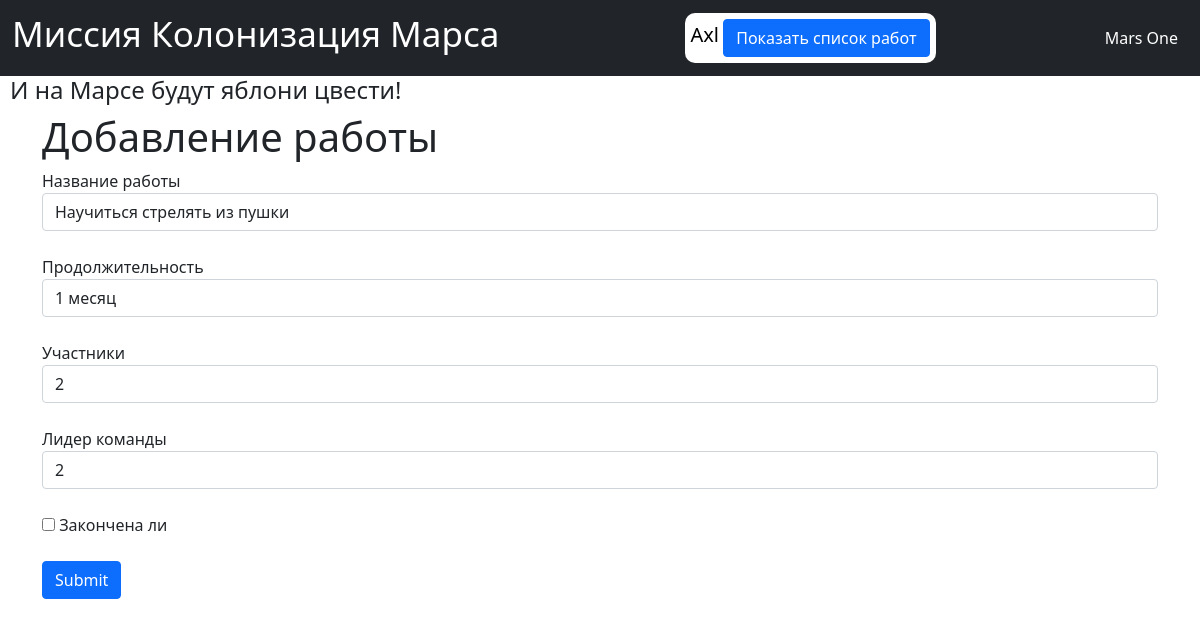
The app's page /edit_job/2 (signed in) with its own data.
### data/users.py (models this page shows, shortened)
class User(SqlAlchemyBase, UserMixin):
    __tablename__ = 'users'
    id = sqlalchemy.Column(sqlalchemy.Integer, primary_key=True, autoincrement=True)
    surname = sqlalchemy.Column(sqlalchemy.String, nullable=True)
    name = sqlalchemy.Column(sqlalchemy.String, nullable=True)
    age = sqlalchemy.Column(sqlalchemy.Integer, nullable=True)
    position = sqlalchemy.Column(sqlalchemy.String, nullable=True)
    speciality = sqlalchemy.Column(sqlalchemy.String, nullable=True)
    email = sqlalchemy.Column(sqlalchemy.String, index=True, unique=True, nullable=True)
    address = sqlalchemy.Column(sqlalchemy.String, nullable=True)
    hashed_password = sqlalchemy.Column(sqlalchemy.String, nullable=True)
    modified_date = sqlalchemy.Column(sqlalchemy.DateTime, default=datetime.datetime.now)

### data/jobs.py (models this page shows, shortened)
class Jobs(SqlAlchemyBase):
    __tablename__ = 'jobs'
    id = sqlalchemy.Column(sqlalchemy.Integer, primary_key=True, autoincrement=True)
    job = sqlalchemy.Column(sqlalchemy.String, nullable=True)
    work_size = sqlalchemy.Column(sqlalchemy.Integer, nullable=True, default=0)
    collaborators = sqlalchemy.Column(sqlalchemy.String, nullable=True)
    start_date = sqlalchemy.Column(sqlalchemy.DateTime, default=datetime.datetime.now)
    end_start = sqlalchemy.Column(sqlalchemy.DateTime, default=datetime.datetime.now)
    is_finished = sqlalchemy.Column(sqlalchemy.Boolean, default=True)
    team_leader = sqlalchemy.Column(sqlalchemy.Integer, sqlalchemy.ForeignKey('users.id'))
    user = orm.relation('User')

### main.py (the view, shortened to what this page needs)
@app.route('/edit_job/<int:id>', methods=['GET', 'POST'])
@login_required
def edit_news(id):
    form = AddJobForm()
    if request.method == "GET":
        db_sess = db_session.create_session()
        jobs = db_sess.query(Jobs).filter(
            (Jobs.id == id), (Jobs.user == current_user) | (current_user.id == 1)).first()
        if jobs:
            form.job.data = jobs.job
            form.work_size.data = jobs.work_size
            form.collaborators.data = jobs.collaborators
            form.team_leader.data = jobs.team_leader
            form.is_finished.data = jobs.is_finished
        else:
            abort(404)
    return render_template('add_job_form.html', title='Редактирование новости', form=form)

### data/add_job_form.py
class AddJobForm(FlaskForm):
    job = StringField('Название работы', validators=[DataRequired()])
    work_size = StringField('Продолжительность', validators=[DataRequired()])
    collaborators = StringField('Участники', validators=[DataRequired()])
    is_finished = BooleanField('Закончена ли')
    team_leader = IntegerField('Лидер команды', validators=[DataRequired()])
    submit = SubmitField('Submit')

### data/db_session.py (called while the page is built)
def create_session() -> Session:
    global __factory
    return __factory()

### main.py (called while the page is built)
@login_manager.user_loader
def load_user(user_id):
    db_sess = db_session.create_session()
    return db_sess.query(User).get(user_id)

### templates/add_job_form.html (shortened to what this page needs)
{% extends "base.html" %}
{% block content %}
<div class="container">
    <h1>Добавление работы</h1>
    <form action="" method="post">
        <span>
            {{ form.job.label }}<br>
            {{ form.job(class="form-control", type="job") }}<br>
        </span>
        <span>
            {{ form.work_size.label }}<br>
            {{ form.work_size(class="form-control", type="work_size") }}<br>
        </span>
        <span>
            {{ form.collaborators.label }}<br>
            {{ form.collaborators(class="form-control", type="collaborators") }}<br>
        </span>
        <span>
            {{ form.team_leader.label }}<br>
            {{ form.team_leader(class="form-control", type="team_leader") }}<br>
        </span>
        <span>{{ form.is_finished() }} {{ form.is_finished.label }}</span><br><br>
        <span>{{ form.submit(type="submit", class="btn btn-primary") }}</span>
    </form>
</div>
{% endblock %}

### templates/base.html (shortened to what this page needs)
<!DOCTYPE html>
<html lang="en">
<head>
    <link href="https://cdn.jsdelivr.net/npm/bootstrap@5.0.0-beta2/dist/css/bootstrap.min.css" rel="stylesheet"
>
</head>
<body>
<nav class="navbar navbar-dark bg-dark">
    <div class="container-fluid">
        <a href="http://127.0.0.1:5000/" style="text-decoration: none"><h1 class="navbar-brand" style="font-size: 35px">
            Миссия Колонизация Марса</h1></a>
        <div style="background-color: white; border-radius: 10px; max-width: 900px; height: 50px; padding: 6px">
            {% if current_user.is_authenticated %}
            <a href="/logout" style="color: black; text-decoration: none; font-size: 20px">{{ current_user.name }}</a>
            <button type="button" class="btn btn-primary" style="">
                <a href="http://127.0.0.1:5000/get_jobs" style="color: white; text-decoration: none;">
                    Показать список работ</a>
            </button>
            {% endif %}
        </div>
        <div class="navbar-text" style="color: white; padding-right: 10px">
            <a href="http://127.0.0.1:5000" style="text-decoration: none;">Mars One</a>
        </div>
    </div>
</nav>
<h4 class="apple_tree_h4" style="padding-left: 10px">И на Марсе будут яблони цвести!</h4>
{% block content %}{% endblock %}
</body>
</html>

### records on screen
User: name "Axl"
Jobs: job "Научиться стрелять из пушки", work_size "1 месяц", collaborators "2", team_leader "2"
